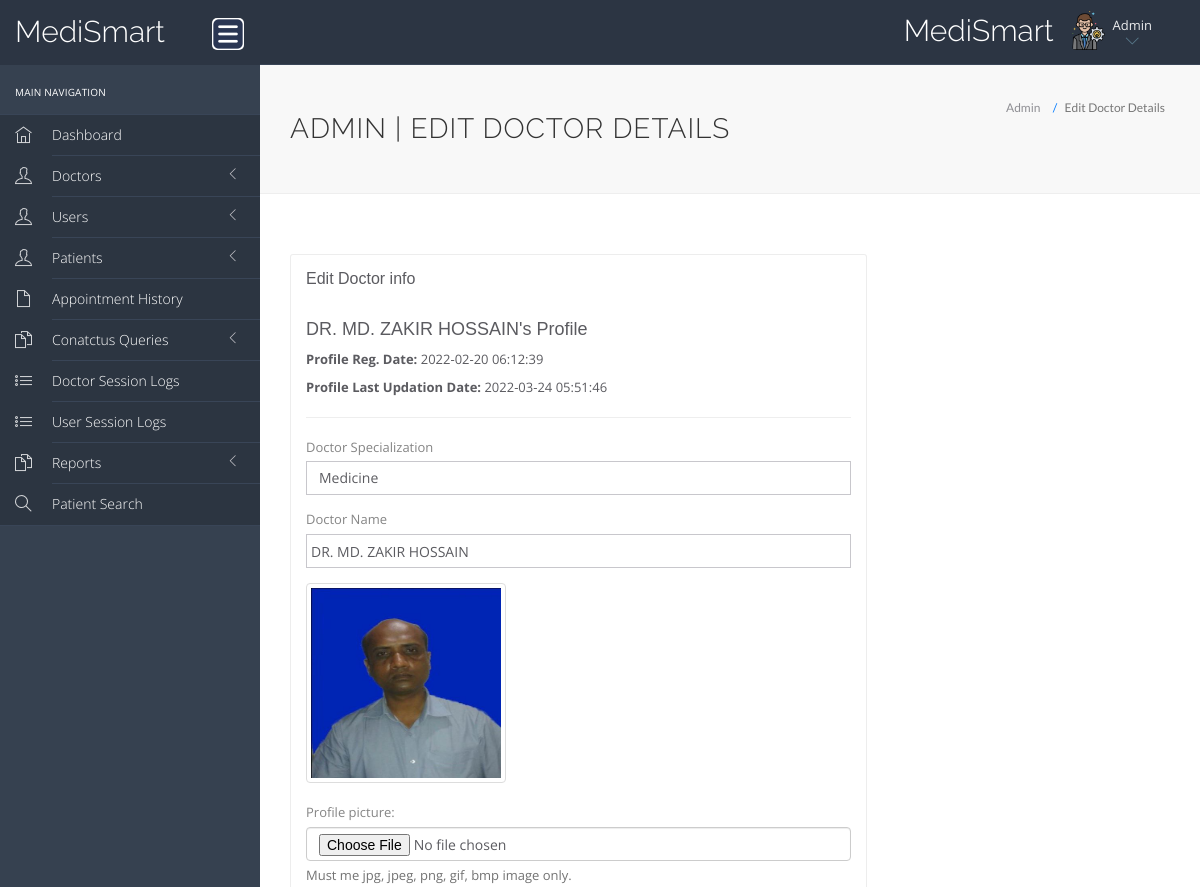
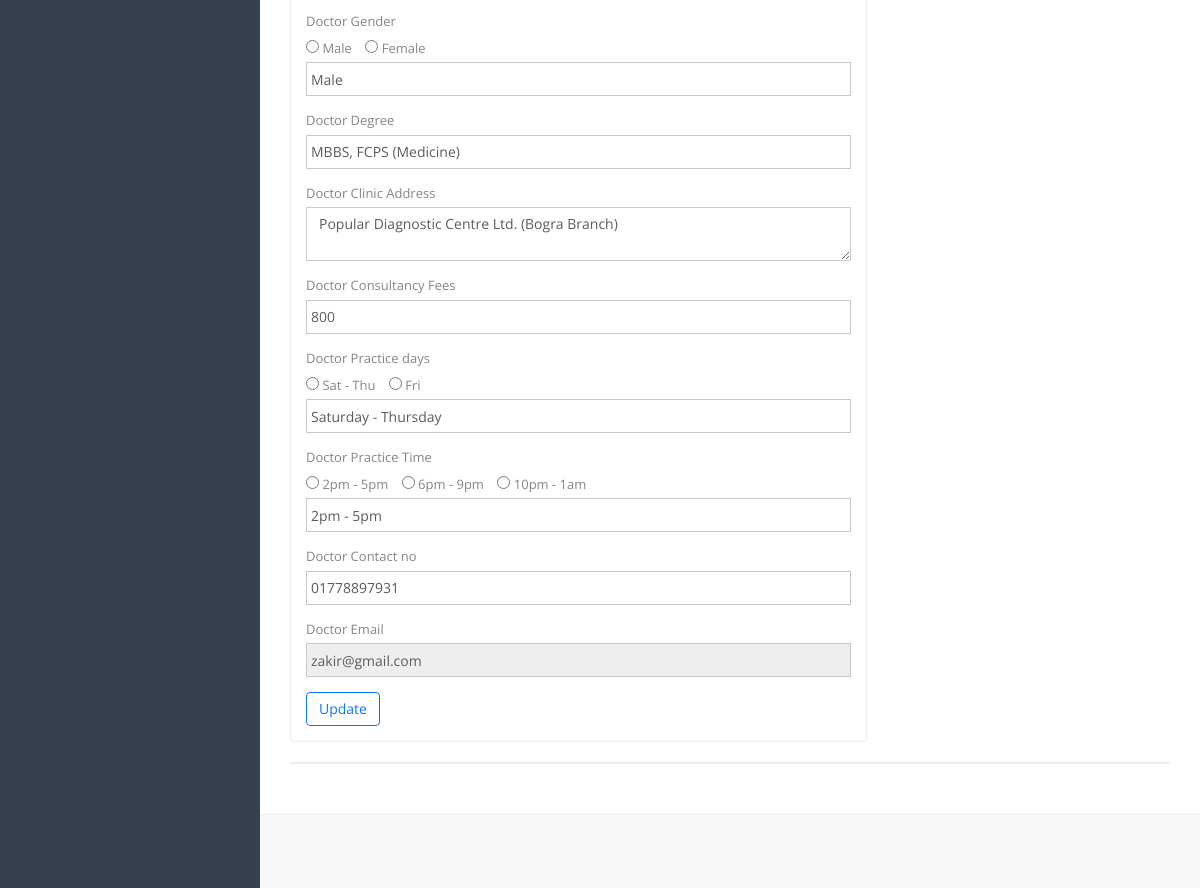
The page /hms/admin/edit-doctor.php?id=1 (signed in) on the database its author committed (2 pictures, top to bottom).
### tables this page shows
CREATE TABLE `doctors` (
  `id` int(11) NOT NULL,
  `specilization` varchar(255) DEFAULT NULL,
  `doctorName` varchar(255) DEFAULT NULL,
  `profile_pic` varchar(255) NOT NULL,
  `docgender` varchar(10) NOT NULL,
  `docdegree` varchar(255) NOT NULL,
  `address` longtext DEFAULT NULL,
  `docFees` varchar(255) DEFAULT NULL,
  `practicedays` varchar(30) NOT NULL,
  `practicetime` varchar(30) NOT NULL,
  `contactno` varchar(13) DEFAULT NULL,
  `docEmail` varchar(255) DEFAULT NULL,
  `password` varchar(255) DEFAULT NULL,
  `creationDate` timestamp NULL DEFAULT current_timestamp(),
  `updationDate` timestamp NULL DEFAULT NULL ON UPDATE current_timestamp()
);

### hms/admin/edit-doctor.php (the view, shortened to what the rows shown need)
<?php
	include('include/config.php');
	$did=intval($_GET['id']);
?>
<!DOCTYPE html>
<html lang="en">
<head>
    <link rel="stylesheet" href="vendor/bootstrap/css/bootstrap.min.css">
    <link rel="stylesheet" href="vendor/fontawesome/css/font-awesome.min.css">
    <link rel="stylesheet" href="vendor/themify-icons/themify-icons.min.css">
    <link href="vendor/animate.css/animate.min.css" rel="stylesheet" media="screen">
    <link href="vendor/perfect-scrollbar/perfect-scrollbar.min.css" rel="stylesheet" media="screen">
    <link href="vendor/switchery/switchery.min.css" rel="stylesheet" media="screen">
    <link href="vendor/bootstrap-touchspin/jquery.bootstrap-touchspin.min.css" rel="stylesheet" media="screen">
    <link href="vendor/select2/select2.min.css" rel="stylesheet" media="screen">
    <link href="vendor/bootstrap-datepicker/bootstrap-datepicker3.standalone.min.css" rel="stylesheet" media="screen">
    <link href="vendor/bootstrap-timepicker/bootstrap-timepicker.min.css" rel="stylesheet" media="screen">
    <link rel="stylesheet" href="assets/css/styles.css">
    <link rel="stylesheet" href="assets/css/plugins.css">
    <link rel="stylesheet" href="assets/css/themes/theme-5.css" id="skin_color" />
</head>
<body>
    <div id="app">
        <div class="app-content">
            <?php include('include/header.php');?>
            <div class="main-content">
                <div class="wrap-content container" id="container">
                    <section id="page-title">
                        <div class="row">
                            <div class="col-sm-8">
                                <h1 class="mainTitle">Admin | Edit Doctor Details</h1>
                            </div>
                        </div>
                    </section>
                    <div class="container-fluid container-fullw bg-white">
                        <div class="row">
                            <div class="col-md-12">
                                <div class="row margin-top-30">
                                    <div class="col-lg-8 col-md-12">
                                        <div class="panel panel-white">
                                            <div class="panel-body">
                                                <?php
													$sql=mysqli_query($con,"select * from doctors where id='$did'");
													while($data=mysqli_fetch_array($sql)){
												?>
                                                <h4><?php echo htmlentities($data['doctorName']);?>'s Profile</h4>
                                                <p><b>Profile Reg. Date:
                                                    </b><?php echo htmlentities($data['creationDate']);?></p>
                                                <?php if($data['updationDate']){?>
                                                <p><b>Profile Last Updation Date:
                                                    </b><?php echo htmlentities($data['updationDate']);?></p>
                                                <?php } ?>
                                                <hr />
                                                <form role="form" name="adddoc" method="post"
                                                    enctype="multipart/form-data" onSubmit="return valid();">
                                                    <div class="form-group">
                                                        <label for="DoctorSpecialization">
                                                            Doctor Specialization
                                                        </label>
                                                        <select name="Doctorspecialization" class="form-control"
                                                            required="required">
                                                            <option
                                                                value="<?php echo htmlentities($data['specilization']);?>">
                                                                <?php echo htmlentities($data['specilization']);?>
                                                            </option>
                                                        </select>
                                                    </div>
                                                    <div class="form-group">
                                                        <label for="doctorname">
                                                            Doctor Name
                                                        </label>
                                                        <input type="text" name="docname" class="form-control"
                                                            value="<?php echo htmlentities($data['doctorName']);?>">
                                                    </div>
                                                    <div class="form-group">
                                                        <div class="">
                                                            <?php $pic = ($data["profile_pic"] != "" ) ? $data["profile_pic"] : "doctor.png" ?>
                                                            <a href="profile_pics/<?php echo $pic ?>"
                                                                target="_blank"><img
                                                                    src="profile_pics/<?php echo $pic ?>" alt=""
                                                                    width="200" height="200" class="thumbnail"></a>
                                                        </div>
                                                    </div>
                                                    <div class="form-group">
                                                        <label class="control-label" for="profile_pic">Profile
                                                            picture:</label>
                                                        <div class="profile-input">
                                                            <input type="file" id="profile_pic"
                                                                class="form-control file" name="profile_pic">
                                                            <span class="help-block">Must me jpg, jpeg, png, gif, bmp
                                                                image only.</span>
                                                        </div>
                                                    </div>
                                                    <div class="form-group">
                                                        <label for="docgender">
                                                            Doctor Gender
                                                        </label>
                                                        <div class="selector">
                                                            <label>
                                                                <input name="selectgender" type="radio" value="Male"
                                                                    class="docgender__radio" />
                                                                Male
                                                            </label> &nbsp;&nbsp;
                                                            <label>
                                                                <input name="selectgender" type="radio" value="Female"
                                                                    class="docgender__radio" />
                                                                Female
                                                            </label>
                                                        </div>
                                                        <input name="docgender" type="text"
                                                            value="<?php echo htmlentities($data['docgender']);?>"
                                                            id="docgender__input" class="form-control"
                                                            required="true" />
                                                    </div>
                                                    <div class="form-group">
                                                        <label for="docdegree">
                                                            Doctor Degree
                                                        </label>
                                                        <input type="text" name="docdegree" class="form-control"
                                                            value="<?php echo htmlentities($data['docdegree']);?>">
                                                    </div>
                                                    <div class="form-group">
                                                        <label for="address">
                                                            Doctor Clinic Address
                                                        </label>
                                                        <textarea name="clinicaddress"
                                                            class="form-control"><?php echo htmlentities($data['address']);?></textarea>
                                                    </div>
                                                    <div class="form-group">
                                                        <label for="fess">
                                                            Doctor Consultancy Fees
                                                        </label>
                                                        <input type="text" name="docfees" class="form-control"
                                                            required="required"
                                                            value="<?php echo htmlentities($data['docFees']);?>">
                                                    </div>
                                                    <div class="form-group">
                                                        <label for="practicedays">
                                                            Doctor Practice days
                                                        </label>
                                                        <div class="selector">
                                                            <label>
                                                                <input type="radio" name="selectdays"
                                                                    value="Saturday - Thursday"
                                                                    class="docdays__radio" />
                                                                Sat - Thu
                                                            </label> &nbsp;&nbsp;
                                                            <label>
                                                                <input name="selectdays" type="radio" value="Friday"
                                                                    class="docdays__radio" />
                                                                Fri
                                                            </label>
                                                        </div>
                                                        <input type="text" name="practicedays" class="form-control"
                                                            id="docdays__input" required="required"
                                                            value="<?php echo htmlentities($data['practicedays']);?>">
                                                    </div>
                                                    <div class="form-group">
                                                        <label for="practicetime">
                                                            Doctor Practice Time
                                                        </label>
                                                        <div class="selector">
                                                            <label>
                                                                <input type="radio" name="selecttime" value="2pm - 5pm"
                                                                    class="doctime__radio" />
                                                                2pm - 5pm
                                                            </label> &nbsp;&nbsp;
                                                            <label>
                                                                <input type="radio" name="selecttime" value="6pm - 9pm"
                                                                    class="doctime__radio" />
                                                                6pm - 9pm
                                                            </label> &nbsp;&nbsp;
                                                            <label>
                                                                <input type="radio" name="selecttime" value="10pm - 1am"
                                                                    class="doctime__radio" />
                                                                10pm - 1am
                                                            </label>
                                                        </div>
                                                        <input type="text" name="practicetime" class="form-control"
                                                            id="doctime__input" required="required"
                                                            value="<?php echo htmlentities($data['practicetime']);?>">
                                                    </div>
                                                    <div class="form-group">
                                                        <label for="fess">
                                                            Doctor Contact no
                                                        </label>
                                                        <input type="text" id="doc_contact" name="doccontact"
                                                            class="form-control" required="required"
                                                            onBlur="checkContact()"
                                                            value="<?php echo htmlentities($data['contactno']);?>">
                                                    </div>
                                                    <div class="form-group">
                                                        <label for="fess">
                                                            Doctor Email
                                                        </label>
                                                        <input type="email" name="docemail" class="form-control"
                                                            readonly="readonly"
                                                            value="<?php echo htmlentities($data['docEmail']);?>">
                                                    </div>
                                                    <?php } ?>
                                                    <button type="submit" name="submit" class="btn btn-o btn-primary">
                                                    </button>
                                                </form>
                                            </div>
                                        </div>
                                    </div>
                                </div>
                            </div>
                        </div>
                    </div>
                </div>
            </div>
        </div>
    </div>
</body>
</html>

### rows shown on the page
doctors: doctorName "DR. MD. ZAKIR HOSSAIN", creationDate "2022-02-20 06:12:39", updationDate "2022-03-24 05:51:46", Doctorspecialization "Medicine", docname "DR. MD. ZAKIR HOSSAIN", profile_pic (picture), docgender "Male", docdegree "MBBS, FCPS (Medicine)", clinicaddress "Popular Diagnostic Centre Ltd. (Bogra Branch)", docfees "800", practicedays "Saturday - Thursday", practicetime "2pm - 5pm", doccontact "01778897931", docemail "zakir@gmail.com"
